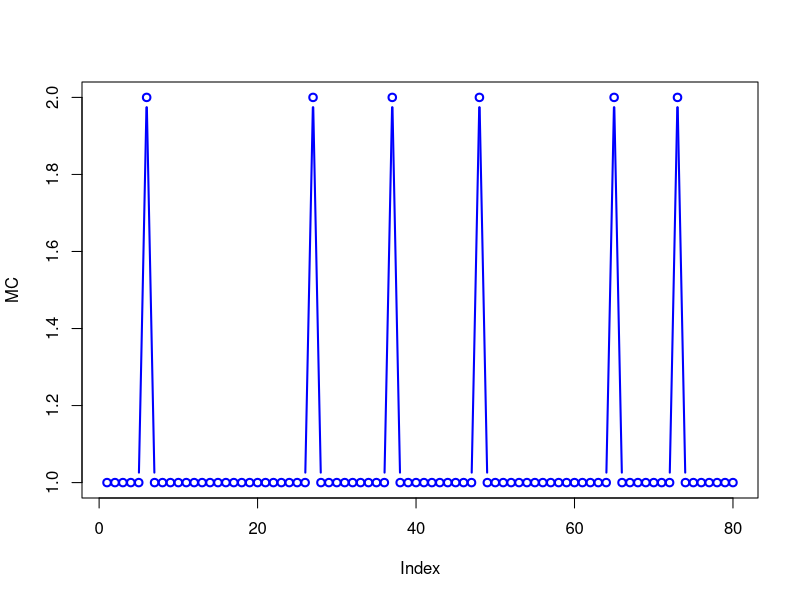
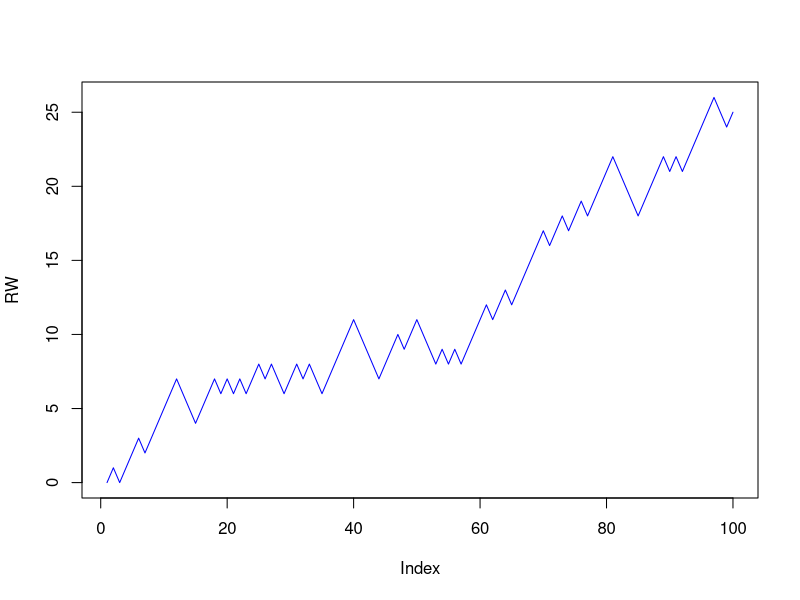
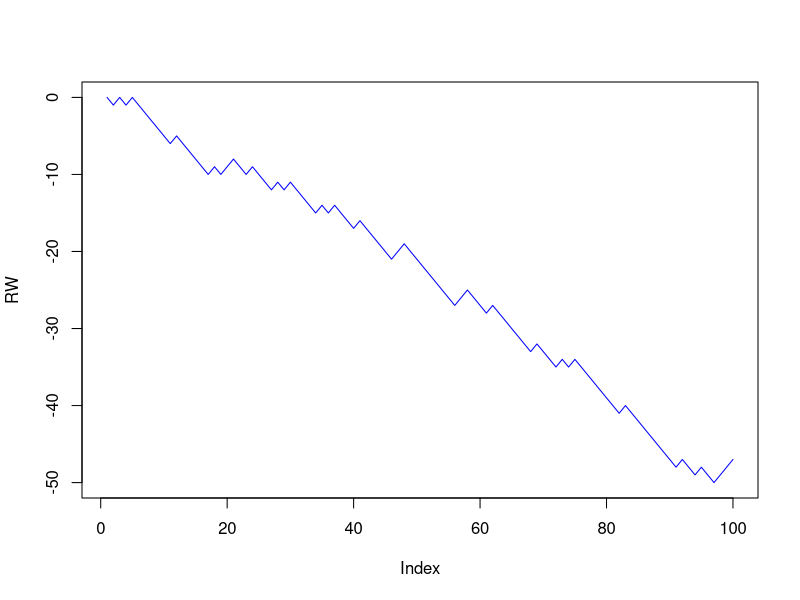
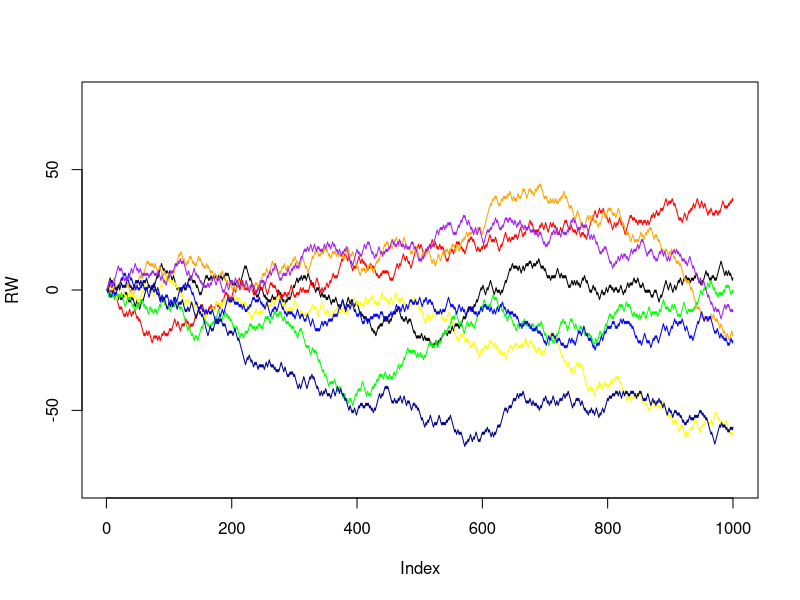

R code for these plots, in order:
## ---- chunk 1
rmarkov <- function(n, trans, initial) {
  states <- nrow(trans)
  MC <- rep(0, n)
  
  MC[1] <- initial
  for (i in 1:(n - 1)) MC[i + 1] <- sample(states, 1, prob = trans[MC[i], ])
  
  return(MC)
}
## ---- chunk 2
trans <- matrix(c(0.9, 0.1, 0.5, 0.5), 2, 2, byrow = TRUE)
initial <- 1
MC <- rmarkov(80, trans, initial)
plot(MC, col = "blue", lwd = 2, type = "b")
## ---- chunk 3
rrw <- function(n, up) {
  RW <- rep(0, n)
  down <- 1 - up
  
  RW[1] <- 0
  for (i in 1:(n - 1)) {
    RW[i + 1] <- RW[i] + sample(c(1, -1), 1, prob = c(up, down))
  }
  
  return(RW)
}
## ---- chunk 4
RW <- rrw(100, 0.6)
plot(RW, col = "blue", type = "l")
## ---- chunk 5
RW <- rrw(100, 0.3)
plot(RW, col = "blue", type = "l")
## ---- chunk 6
RW <- rrw(1000, 0.5)
plot(RW, col = "black", type = "l", ylim = c(-80, 80))

cols <- c("red", "orange", "yellow", "green", "blue", "darkblue", "purple")
for (i in 1:7) {
  RW <- rrw(1000, 0.5)
  points(RW, col = cols[i], type = "l")
}
